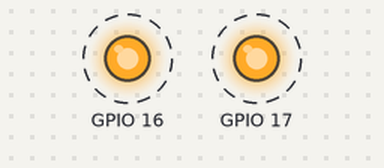
Recording of a program running on a simulated ESP32. Shown: output pins drawn as LEDs (lit = HIGH). Dashed ring = blinking. What the program prints to the serial monitor is not drawn.

Above: at 0.15 s.
Timing chart, 0 to 3.0 s (numbered marks = the images above):
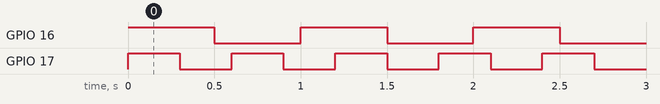

The program:

main.cpp
```cpp
#include <Arduino.h>
TaskHandle_t task1;
TaskHandle_t task2;

void blink1(void *pvParameters);
void blink2(void *pvParameters);
void sklad(void *pvParameters);

void setup() {
  xTaskCreate(blink1, "blink1", 2048, NULL, 1, &task1);
  xTaskCreate(blink2, "blink2", 2048, NULL, 1, &task2);
  xTaskCreate(sklad, "sklad", 2048, NULL, 1, NULL);
}

void loop() {
}

void blink1(void *pvParameters){
  pinMode(16, OUTPUT);
  while(1){
    digitalWrite(16, 1);
    delay(500);
    digitalWrite(16, 0);
    delay(500);
  }
}

void blink2(void *pvParameters){
    pinMode(17, OUTPUT);
  while(1){
    digitalWrite(17, 1);
    delay(300);
    digitalWrite(17, 0);
    delay(300);
  }
}

void sklad(void *pvParameters){
  Serial.begin(9600);
  while(1){
    delay(1000);
    Serial.print("Task: ");
    Serial.print(pcTaskGetName(task1));
    Serial.print(" sklad: ");
    Serial.println(uxTaskGetStackHighWaterMark(task1));
    Serial.print("Task: ");
    Serial.print(pcTaskGetName(task2));
    Serial.print(" sklad: ");
    Serial.println(uxTaskGetStackHighWaterMark(task2));
    Serial.println();
  }
}
```

Measured:
- by itself, GPIO 16: alternates HIGH for 0.50 s and LOW for 0.50 s
- by itself, GPIO 17: alternates HIGH for 0.30 s and LOW for 0.30 s
- by itself, everything shown: repeats every 3.0 s, in 14 steps
